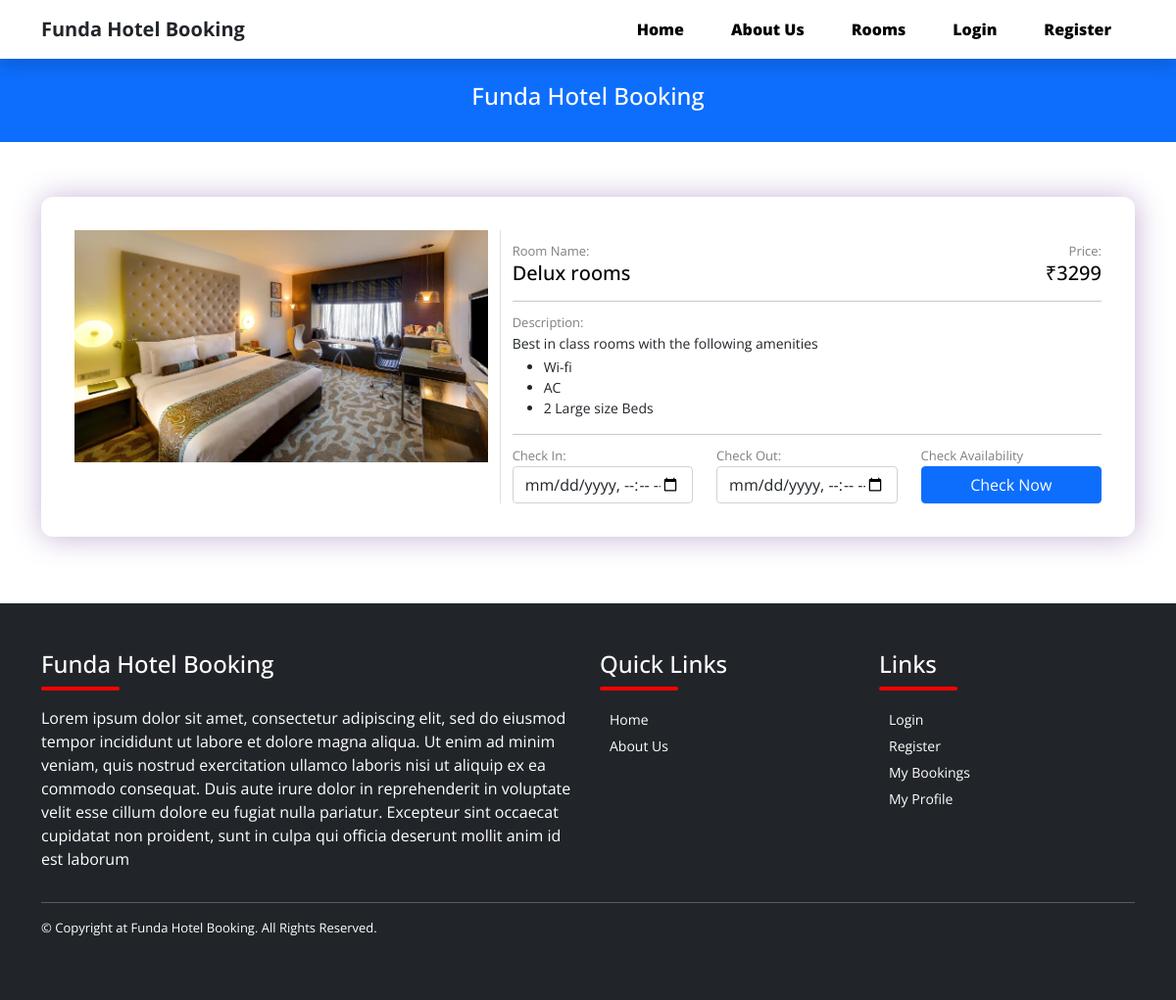
The app's page /view.php?room=1 with its own data.
### tables this page shows
CREATE TABLE `rooms` (
  `id` bigint(20) NOT NULL,
  `room_name` varchar(191) NOT NULL,
  `no_of_beds` tinyint(4) NOT NULL,
  `room_qty` int(11) NOT NULL,
  `description` varchar(500) NOT NULL,
  `price` varchar(191) NOT NULL,
  `room_image` varchar(191) DEFAULT NULL,
  `status` tinyint(4) NOT NULL DEFAULT 0,
  `created_at` timestamp NOT NULL DEFAULT current_timestamp()
);

### view.php (the view, shortened to what this page needs)
<?php include('includes/header.php'); ?>
<?php include('includes/navbar.php'); ?>
<?php include('includes/banner.php'); ?>
<section class="section">
    <div class="container">
        <div class="row">
            <div class="col-md-12">
                    <?php
                        if(isset($_GET['room']))
                        {
                            $roomid = $_GET['room'];
                            $room_query = " SELECT * FROM rooms WHERE id='$roomid' LIMIT 1";
                            $room_query_run = mysqli_query($con, $room_query);
                            if(mysqli_num_rows($room_query_run) > 0)
                            {
                                foreach($room_query_run as $room)
                                {
                                    ?>
                                        <div class="card-box mt-2">
                                            <div class="card-body">
                                                <div class="row">
                                                    <div class="col-md-5 border-end">
                                                        <div class="">
                                                            <img src="uploads/<?= $room['room_image']; ?>" class="w-100" alt="<?= $room['room_name'] ?>">
                                                        </div>
                                                    </div>
                                                    <div class="col-md-7">
                                                        <div class="mt-2">
                                                            <form action="confirm.php" method="GET">
                                                                <div class="row">
                                                                    <div class="col-md-8 col-9">
                                                                        <label class="card-label">Room Name:</label>
                                                                        <h4 class="card-name"><?= $room['room_name']; ?></h4>
                                                                    </div>
                                                                    <div class="col-md-4 col-3 text-end">
                                                                        <label class="card-label">Price:</label>
                                                                        <h4 class="card-name"> ₹<?= $room['price']; ?></h4>
                                                                    </div>
                                                                    <div class="col-md-12">
                                                                        <hr class="my-2">
                                                                        <label class="card-label">Description:</label>
                                                                        <div class="card-description">
                                                                            <?= $room['description']; ?>
                                                                        </div>
                                                                        <hr class="my-2">
                                                                    </div>
                                                                </div>
                                                                <div class="row">
                                                                    <div class="col-md-4">
                                                                        <label class="card-label">Check In:</label>
                                                                        <input type="datetime-local" id="checkin" value="<?= isset($_GET['checkin']) ? $_GET['checkin'] : ''; ?>" required class="checkinclass form-control" name="checkin">
                                                                    </div>
                                                                    <div class="col-md-4">
                                                                        <label class="card-label">Check Out:</label>
                                                                        <input type="datetime-local" id="checkout" value="<?= isset($_GET['checkout']) ? $_GET['checkout'] : ''; ?>" required class="checkoutclass form-control" name="checkout">
                                                                    </div>
                                                                    <div class="col-md-4">
                                                                        <label class="card-label">Check Availability</label>
                                                                        <button type="submit" class="btn btn-primary w-100">Check Now</button>
                                                                    </div>
                                                                </div>
                                                            </form>
                                                        </div>
                                                    </div>
                                                </div>
                                            </div>
                                        </div>
                                    <?php
                                }
                            }
                        }
                        else
                        {
                            header("Location: index.php");
                        }
                    ?>
            </div>
        </div>
    </div>
</section>
<?php include('includes/footer.php'); ?>

### assets/css/custom.css (style rules this page uses)
body { font-family: 'Open Sans', sans-serif; }
p { font-family: 'Open Sans', sans-serif; }
.section { padding-top: 48px; padding-bottom: 48px; }
.card-box { margin-top: 38px; margin-bottom: 20px; padding: 18px; border-radius: 12px; box-shadow: 1px 1px 30px 0px rgb(102 45 145 / 37%); transition: background 0.3s, border 0.3s, border-radius 0.3s, box-shadow 0.3s; background-color: #fff; transition: 0.5s ease; }
.card-label { font-size: 13px; color: gray; }
.card-name { font-size: 20px; color: #000; }
.card-description { font-size: 14px; margin-bottom: 3px; }
.card-description p { font-size: 14px; margin-bottom: 3px; }

### records on screen
rooms: room_image (picture), room_name "Delux rooms", price "3299", description "Best in class rooms with the following amenities Wi-fi AC 2 Large size Beds"
